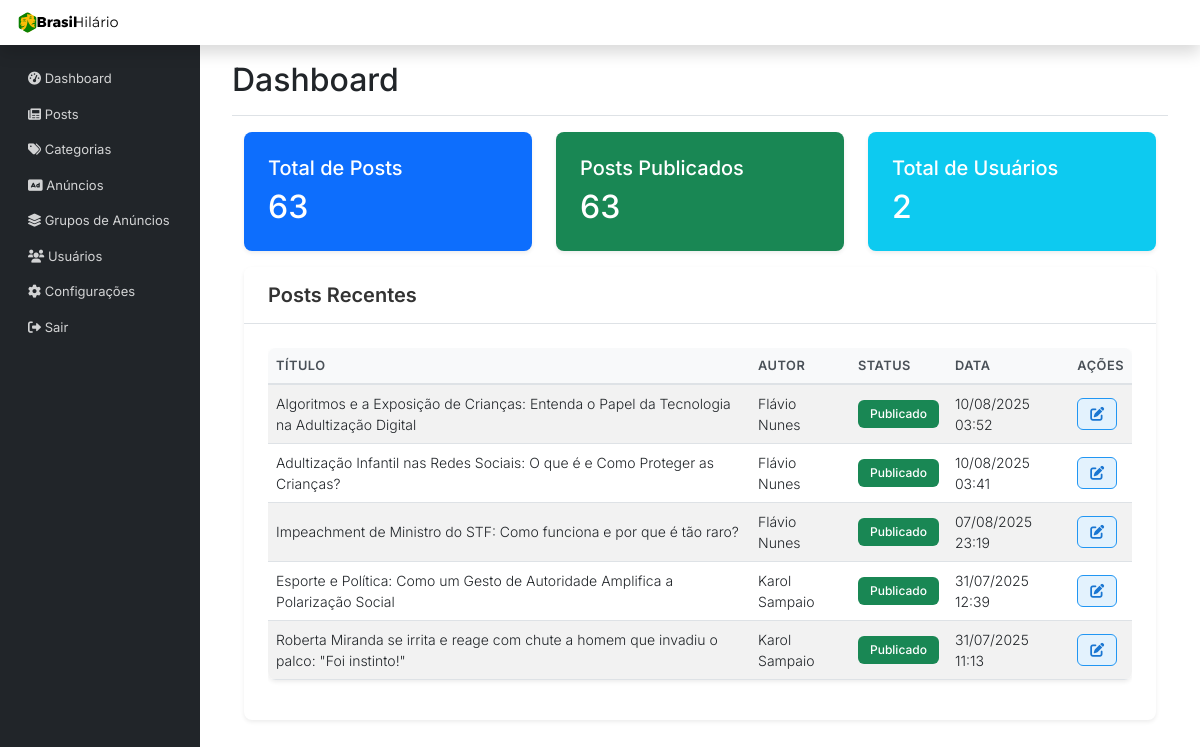
Page /admin/index.php (signed in) on the committed database.
### tables this page shows
CREATE TABLE `posts` (
  `id` int(11) NOT NULL,
  `titulo` varchar(255) NOT NULL,
  `resumo` text,
  `slug` varchar(255) NOT NULL,
  `conteudo` longtext NOT NULL,
  `editor_type` enum('tinymce','markdown') NOT NULL DEFAULT 'tinymce',
  `data_publicacao` datetime NOT NULL DEFAULT CURRENT_TIMESTAMP,
  `publicado` tinyint(1) NOT NULL DEFAULT '1',
  `imagem_destacada` varchar(255) DEFAULT NULL,
  `visualizacoes` int(11) NOT NULL DEFAULT '0',
  `categoria_id` int(11) NOT NULL,
  `autor_id` int(11) DEFAULT NULL,
  `criado_em` datetime DEFAULT CURRENT_TIMESTAMP,
  `atualizado_em` datetime DEFAULT CURRENT_TIMESTAMP ON UPDATE CURRENT_TIMESTAMP
);

CREATE TABLE `usuarios` (
  `id` int(11) NOT NULL,
  `nome` varchar(100) DEFAULT NULL,
  `email` varchar(100) DEFAULT NULL,
  `senha` varchar(255) DEFAULT NULL,
  `tipo` enum('admin','editor','autor') NOT NULL DEFAULT 'autor',
  `avatar` varchar(255) DEFAULT NULL,
  `biografia` text,
  `ultimo_login` datetime DEFAULT NULL,
  `status` enum('ativo','inativo','bloqueado') NOT NULL DEFAULT 'ativo',
  `criado_em` datetime DEFAULT CURRENT_TIMESTAMP
);

### admin/index.php (the view, shortened to what this page needs)
<?php
require_once '../includes/db.php';
$total_posts = 0;
$posts_publicados = 0;
$total_usuarios = 0;
$posts_recentes = [];
try {
    $stmt = $pdo->query("SELECT COUNT(*) as total FROM posts");
    $total_posts = $stmt->fetch(PDO::FETCH_ASSOC)['total'];
    $stmt = $pdo->query("SELECT COUNT(*) as total FROM posts WHERE publicado = 1");
    $posts_publicados = $stmt->fetch(PDO::FETCH_ASSOC)['total'];
    $stmt = $pdo->query("SELECT COUNT(*) as total FROM usuarios");
    $total_usuarios = $stmt->fetch(PDO::FETCH_ASSOC)['total'];
    $stmt = $pdo->query("
        SELECT p.id, p.titulo, p.data_publicacao, p.publicado, p.visualizacoes, u.nome as autor
        FROM posts p
        LEFT JOIN usuarios u ON p.autor_id = u.id
        ORDER BY p.data_publicacao DESC
        LIMIT 5
    ");
    $posts_recentes = $stmt->fetchAll(PDO::FETCH_ASSOC);
} catch (Exception $e) {
    error_log("Erro ao obter estatísticas: " . $e->getMessage());
    $error = "Erro ao carregar estatísticas. Por favor, tente novamente mais tarde.";
}
include 'includes/header.php';
?>
<div class="d-flex justify-content-between flex-wrap flex-md-nowrap align-items-center pt-3 pb-2 mb-3 border-bottom">
    <h1 class="h2">Dashboard</h1>
</div>
            <div class="row">
                <div class="col-md-4 mb-4">
                    <div class="card bg-primary text-white">
                        <div class="card-body">
                            <h5 class="card-title">Total de Posts</h5>
                            <h2 class="card-text"><?php echo $total_posts; ?></h2>
                        </div>
                    </div>
                </div>
                <div class="col-md-4 mb-4">
                    <div class="card bg-success text-white">
                        <div class="card-body">
                            <h5 class="card-title">Posts Publicados</h5>
                            <h2 class="card-text"><?php echo $posts_publicados; ?></h2>
                        </div>
                    </div>
                </div>
                <div class="col-md-4 mb-4">
                    <div class="card bg-info text-white">
                        <div class="card-body">
                            <h5 class="card-title">Total de Usuários</h5>
                            <h2 class="card-text"><?php echo $total_usuarios; ?></h2>
                        </div>
                    </div>
                </div>
            </div>
            <div class="row">
                <div class="col-md-12">
                    <div class="card">
                        <div class="card-header">
                            <h5 class="card-title mb-0">Posts Recentes</h5>
                        </div>
                        <div class="card-body">
                            <div class="table-responsive">
                                <table class="table table-striped">
                                    <thead>
                                        <tr>
                                            <th>Título</th>
                                            <th>Autor</th>
                                            <th>Status</th>
                                            <th>Data</th>
                                            <th>Ações</th>
                                        </tr>
                                    </thead>
                                    <tbody>
                                        <?php foreach ($posts_recentes as $post): ?>
                                        <tr>
                                            <td><?php echo htmlspecialchars($post['titulo'] ?? ''); ?></td>
                                            <td><?php echo htmlspecialchars($post['autor'] ?? 'Sem autor'); ?></td>
                                            <td>
                                                <span class="badge bg-<?php echo ($post['publicado'] ?? 0) ? 'success' : 'warning'; ?>">
                                                    <?php echo ($post['publicado'] ?? 0) ? 'Publicado' : 'Rascunho'; ?>
                                                </span>
                                            </td>
                                            <td><?php echo date('d/m/Y H:i', strtotime($post['data_publicacao'] ?? 'now')); ?></td>
                                            <td>
                                                <a href="editar-post.php?id=<?php echo $post['id']; ?>" class="btn btn-sm btn-primary">
                                                    <i class="fas fa-edit"></i>
                                                </a>
                                            </td>
                                        </tr>
                                        <?php endforeach; ?>
                                    </tbody>
                                </table>
                            </div>
                        </div>
                    </div>
                </div>
            </div>
<?php include 'includes/footer.php'; ?>

### admin/css-custom/style-custom-adm.css (style rules this page uses)
html, body { height: 100%; }
body { display: flex; flex-direction: column; }
.row { flex: 1; display: flex; }
.col-md-9.ms-sm-auto.col-lg-10.px-md-4 > * { flex: 0 0 auto; }
.card { height: auto; display: block; }
.card-body { flex: none; }
.table-responsive { flex: none; display: block; }
.table { flex: none; }
.d-flex.justify-content-between, .btn-group, .alert, .nav-tabs, .tab-content { flex: none; display: block; }
.row .col-md-12, .row .col-md-6, .row .col-md-4, .row .col-md-3 { flex: none; display: block; }
.d-flex { display: flex !important; }
.mb-3, .mb-4, .mb-5 { margin-bottom: 1rem !important; }
.btn-toolbar, .d-flex.justify-content-between { margin-top: 0; margin-bottom: 1rem; }
.card-header h5 { color: #333; font-weight: 600; }
.btn { border-radius: 0.375rem; font-weight: 500; }
.badge { font-size: 0.875rem; padding: 0.5rem 0.75rem; }
.table { border-radius: 0.5rem; overflow: hidden; box-shadow: 0 0.125rem 0.25rem rgba(0, 0, 0, 0.075); }
.table thead th { background-color: #f8f9fa; border-bottom: 2px solid #dee2e6; font-weight: 600; color: #495057; text-transform: uppercase; font-size: 0.8rem; letter-spacing: 0.5px; }
.table tbody a { color: #007bff; text-decoration: none; font-weight: 500; }
.btn-sm { padding: 0.375rem 0.75rem; font-size: 0.875rem; border-radius: 0.375rem; font-weight: 500; transition: all 0.2s ease; border: 1px solid; display: inline-flex; align-items: center; justify-content: center; min-height: 32px; line-height: 1; }
.btn-sm i { color: inherit; display: inline-block; vertical-align: middle; line-height: 1; font-size: 0.875rem; width: 1em; height: 1em; text-align: center; }
.btn-sm.btn-primary { background-color: #e3f2fd; border-color: #2196f3; color: #1976d2; }
.btn-sm.btn-primary i { color: inherit; }

### admin/includes/header.php (style rules this page uses)
body { font-family: 'Inter', sans-serif; }
.row { margin-left: 0; margin-right: 0; }
.container-fluid .row { margin: 0; }
.col-md-9.ms-sm-auto.col-lg-10.px-md-4 > * { width: 100%; max-width: 100%; }
html, body { height: 100%; }
body { display: flex; flex-direction: column; }
.row { flex: 1; display: flex; }
.col-md-9.ms-sm-auto.col-lg-10.px-md-4 > * { flex: 0 0 auto; }
.card, .table-responsive, form, .alert, .nav-tabs, .tab-content { flex: none; display: block; }
.row .col-md-12, .row .col-md-6, .row .col-md-4, .row .col-md-3 { flex: none; display: block; }
.d-flex { display: flex !important; }
.card { border: none; box-shadow: 0 0.125rem 0.25rem rgba(0, 0, 0, 0.075); border-radius: 0.5rem; }
.card-header { background-color: #fff; border-bottom: 1px solid #dee2e6; border-radius: 0.5rem 0.5rem 0 0 !important; padding: 1rem 1.5rem; }
.card-body { padding: 1.5rem; }
.table th { border-top: none; font-weight: 600; color: #495057; background-color: #f8f9fa; }
.table td { vertical-align: middle; }
.btn { border-radius: 0.375rem; font-weight: 500; }
.badge { font-size: 0.75rem; font-weight: 500; }

### rows in the picture
posts: titulo "Algoritmos e a Exposição de Crianças: Entenda o Papel da Tecnologia na Adultização Digital", autor.nome "Flávio Nunes", publicado "Publicado", data_publicacao "10/08/2025 03:52"
posts: titulo "Adultização Infantil nas Redes Sociais: O que é e Como Proteger as Crianças?", autor.nome "Flávio Nunes", publicado "Publicado", data_publicacao "10/08/2025 03:41"
posts: titulo "Impeachment de Ministro do STF: Como funciona e por que é tão raro?", autor.nome "Flávio Nunes", publicado "Publicado", data_publicacao "07/08/2025 23:19"
posts: titulo "Esporte e Política: Como um Gesto de Autoridade Amplifica a Polarização Social", autor.nome "Karol Sampaio", publicado "Publicado", data_publicacao "31/07/2025 12:39"
posts: titulo "Roberta Miranda se irrita e reage com chute a homem que invadiu o palco: \"Foi instinto!\"", autor.nome "Karol Sampaio", publicado "Publicado", data_publicacao "31/07/2025 11:13"

### other values in the picture
$total_posts "63"
$posts_publicados "63"
$total_usuarios "2"
